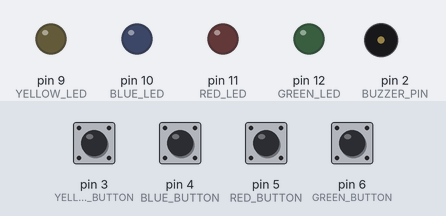
This sketch was run on a simulated Arduino Uno, built with avr-gcc and run on an emulated ATmega328P. Parts: output pins drawn as LEDs (lit = HIGH), buzzer (waves = sounding). Inputs (shaded band) come from the test bench; at power-on: pin 3 (YELLOW_BUTTON), pin 4 (BLUE_BUTTON), pin 5 (RED_BUTTON), pin 6 (GREEN_BUTTON) HIGH. Random numbers use the default seed unless the sketch sets one.

Above: at 3.8 s.
3.9 s: pin 3 (YELLOW_BUTTON) pulled LOW for 0.15 s
At 4.3 s:
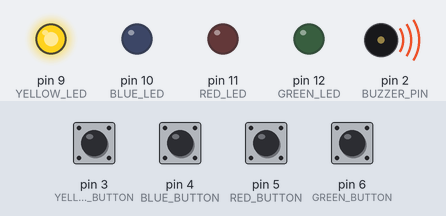
At 6.3 s:
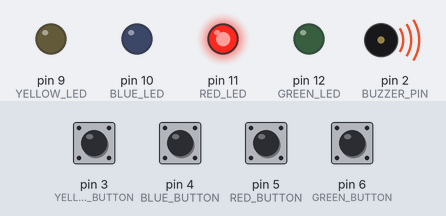
Timing chart, 0 to 10.0 s (numbered marks = the images above; inputs shaded):
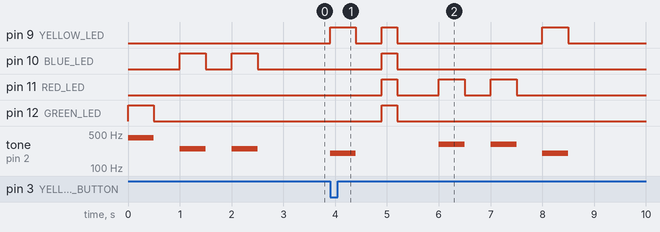

Measured:
- after the input at 3.9 s, pin 9 (YELLOW_LED): goes HIGH 0.50 s, LOW 0.50 s, HIGH 0.30 s, LOW 2.8 s, HIGH 0.50 s, then LOW, starting at once; pin 10 (BLUE_LED): LOW → HIGH after 1.0 s, → LOW 0.30 s later
- by itself, pin 10 (BLUE_LED): alternates HIGH for 0.50 s and LOW for 0.50 s, 4 changes in all, then stays LOW
- by itself, tone on pin 2 (BUZZER_PIN): repeats every 1.0 s: silent 0.50 s, 250 Hz 0.50 s

The sketch:

ArduinoSimon.ino
```cpp
#define GREEN_LED 12
#define RED_LED 11
#define BLUE_LED 10
#define YELLOW_LED 9

#define GREEN_BUTTON 6
#define RED_BUTTON 5
#define BLUE_BUTTON 4
#define YELLOW_BUTTON 3

#define GREEN_TONE 415
#define RED_TONE 310
#define BLUE_TONE 250
#define YELLOW_TONE 200

#define BUZZER_PIN 2

#define DELAY 500
#define INITIAL_SEQUENCE_LENGTH 3

unsigned short current_sequence_length = INITIAL_SEQUENCE_LENGTH;

enum LedColor {
  red = RED_LED,
  green = GREEN_LED,
  blue = BLUE_LED,
  yellow = YELLOW_LED
};

void blinkLed(LedColor color, int delayTime);
void getRandomSequence(LedColor* sequence, unsigned short sequence_length);
void displaySequence(const LedColor* sequence, unsigned short sequence_length);
bool handleUserInput(const LedColor* sequence, unsigned short sequence_length);
void announceMatch();
void announceMismatch();

void setup() {
  Serial.begin(115200);

  pinMode(BLUE_LED, OUTPUT);
  pinMode(GREEN_LED, OUTPUT);
  pinMode(RED_LED, OUTPUT);
  pinMode(YELLOW_LED, OUTPUT);

  pinMode(BLUE_BUTTON, INPUT);
  pinMode(GREEN_BUTTON, INPUT);
  pinMode(RED_BUTTON, INPUT);
  pinMode(YELLOW_BUTTON, INPUT);

  pinMode(BUZZER_PIN, OUTPUT);
}

void loop() {
  LedColor sequence[current_sequence_length];

  getRandomSequence(sequence, current_sequence_length);
  displaySequence(sequence, current_sequence_length);

  bool isWinner = handleUserInput(sequence, current_sequence_length);
  if (isWinner) {
  	announceMatch();
    current_sequence_length++;
  }
  else {
  	announceMismatch();
    current_sequence_length = INITIAL_SEQUENCE_LENGTH;
  }
}

void blinkLed(LedColor color, int delayTime) {
  switch (color) {
  	case blue: tone(BUZZER_PIN, BLUE_TONE, delayTime); break;
    case green: tone(BUZZER_PIN, GREEN_TONE, delayTime); break;
    case red: tone(BUZZER_PIN, RED_TONE, delayTime); break;
    case yellow: tone(BUZZER_PIN, YELLOW_TONE, delayTime); break;
  }
  digitalWrite(color, HIGH);
  delay(delayTime);
  digitalWrite(color, LOW);
  delay(delayTime);
}

void getRandomSequence(LedColor* sequence, unsigned short sequence_length) {
  for (unsigned short i = 0; i < sequence_length; i++)
    *(sequence + i) = (LedColor)(random(YELLOW_LED, (GREEN_LED + 1)));
}

void displaySequence(const LedColor* sequence, unsigned short sequence_length) {
  for (unsigned short i = 0; i < sequence_length; i++) {
  	blinkLed(sequence[i], DELAY);
  }
}

bool handleUserInput(const LedColor* sequence, unsigned short sequence_length) {
  uint8_t blueButtonState = 1;
  uint8_t greenButtonState = 1;
  uint8_t redButtonState = 1;
  uint8_t yellowButtonState = 1;

  for (unsigned short i = 0; i < sequence_length; i++) {
  	do {
      blueButtonState = digitalRead(BLUE_BUTTON);
      greenButtonState = digitalRead(GREEN_BUTTON);
      redButtonState = digitalRead(RED_BUTTON);
      yellowButtonState = digitalRead(YELLOW_BUTTON);
    } while ((blueButtonState + greenButtonState + redButtonState + yellowButtonState) != 3);

    if (!blueButtonState) {
      blinkLed(blue, DELAY);
      if (sequence[i] != blue) return false;
    }
    else if (!greenButtonState) {
      blinkLed(green, DELAY);
      if (sequence[i] != green) return false;
    }
    else if (!redButtonState) {
      blinkLed(red, DELAY);
      if (sequence[i] != red) return false;
    }
    else if (!yellowButtonState) {
      blinkLed(yellow, DELAY);
      if (sequence[i] != yellow) return false;
    }

    do {
  	  blueButtonState = digitalRead(BLUE_BUTTON);
      greenButtonState = digitalRead(GREEN_BUTTON);
      redButtonState = digitalRead(RED_BUTTON);
      yellowButtonState = digitalRead(YELLOW_BUTTON);
  	} while ((blueButtonState + greenButtonState + redButtonState + yellowButtonState) != 4);

  }

  return true;
}

void announceMatch() {
  for (unsigned short i = GREEN_LED; i >= YELLOW_LED; i--)
    blinkLed((LedColor)i, 100);
  for (unsigned short i = YELLOW_LED; i <= GREEN_LED; i++)
    blinkLed((LedColor)i, 100);
  delay(800);
}

void announceMismatch() {
  digitalWrite(GREEN_LED, HIGH);
  digitalWrite(RED_LED, HIGH);
  digitalWrite(BLUE_LED, HIGH);
  digitalWrite(YELLOW_LED, HIGH);

  delay(300);

  digitalWrite(GREEN_LED, LOW);
  digitalWrite(RED_LED, LOW);
  digitalWrite(BLUE_LED, LOW);
  digitalWrite(YELLOW_LED, LOW);

  delay(800);
}
```
